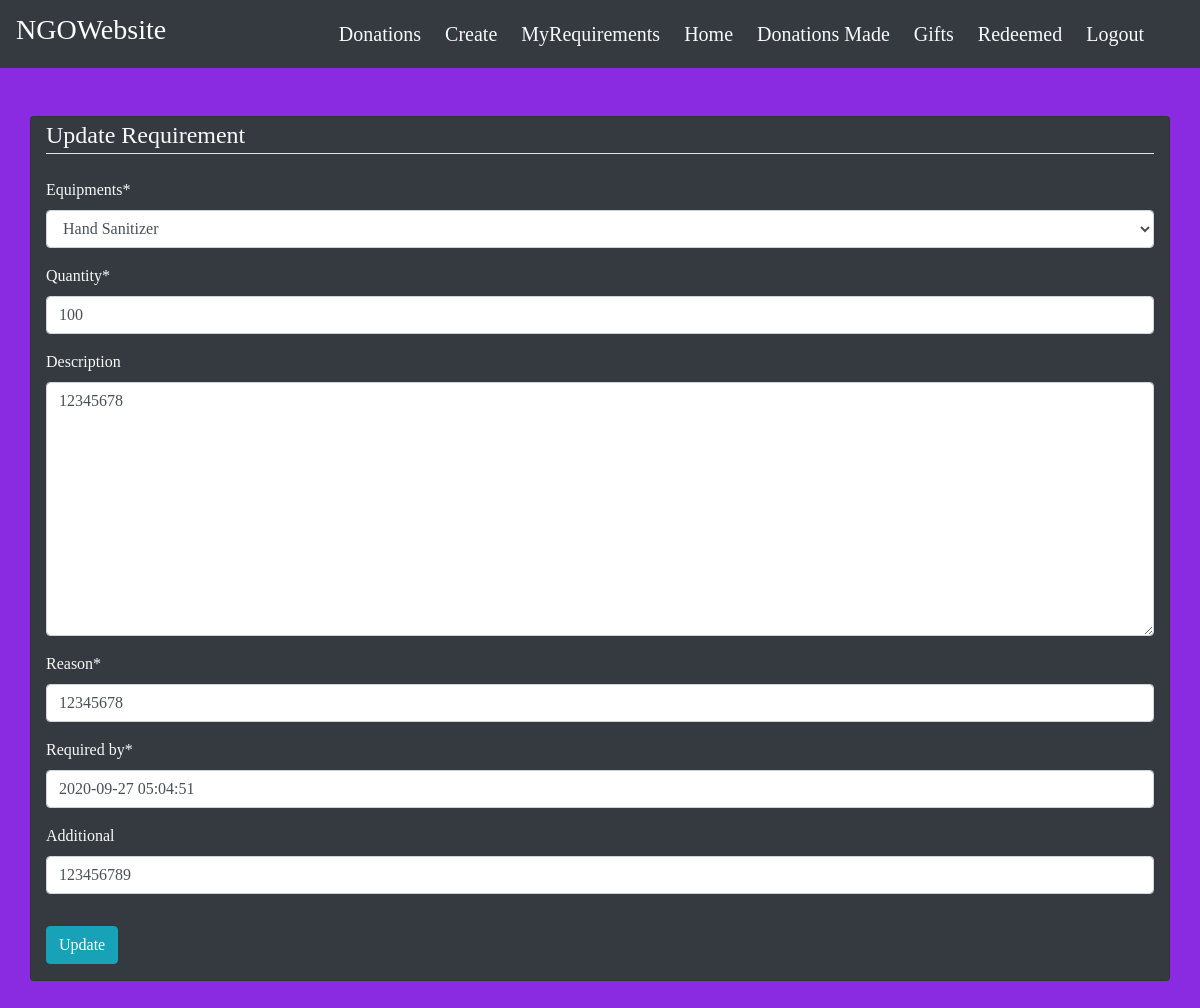
/update/4 (signed in), run on the app's committed database.
### main/models.py (models this page shows, shortened)
class Requirements(models.Model):
    EQUIPMENTS = (
        ('Thermometer', 'Thermometer'),
        ('Oximeter', 'Oximeter'),
        ('KN95 Mask', 'KN95 Mask'),
        ('PPE Kit', 'PPE Kit'),
        ('3M Mask', '3M Mask'),
        ('Protective Goggles', 'Protective Goggles'),
        ('Hand Sanitizer', 'Hand Sanitizer'),
        ('Gloves', 'Gloves'),
        ('Face Shield', 'Face Shield'),
        ('Test Kit', 'Test Kit'),
        ('Ventilators', 'Ventilators'),
        ('Beds', 'Beds'),
        ('Medicines', 'Medicines'),
        ('Others', 'Others'),
    )
    created_by = models.ForeignKey(User, on_delete=models.CASCADE)
    equipments = models.CharField(max_length=32,choices=EQUIPMENTS, blank=False)
    quantity = models.IntegerField(default=1, blank=False)
    description = models.TextField(blank=True)
    reason = models.CharField(max_length=255,blank=False)
    required_by = models.DateTimeField(default=timezone.now)
    additional = models.CharField(max_length=255,blank=True)

### main/decorators.py (the view)
    def wrapper_func(request, *args, **kwargs):
        user = request.user
        if user.is_NGO:
            return view_func(request, *args, **kwargs)
        else:
            return redirect('/')

### main/forms.py
class Requirementsform(forms.ModelForm):
    class Meta:
        model = Requirements
        fields = ['equipments','quantity','description','reason','required_by','additional',]

### main/views.py (called while the page is built)
@login_required
@ngo_required
def update(request,requirement_id):
    instance = Requirements.objects.get(id=requirement_id)
    if request.method == 'POST':
        form = Requirementsform(request.POST,instance=instance)
        if form.is_valid():
            form.save()
        return redirect('main:home')
    else:
        instance = Requirements.objects.get(id=requirement_id)
        form = Requirementsform(instance=instance)
        return render(request,'main/update.html',{'form':form})

### main/templates/main/update.html (shortened to what this page needs)
{% extends "main/layout.html" %}
{% load crispy_forms_tags %}
{% block content %}
<br />
<br />
<div class="form">
    <div class="container text-light">
        <div class="card bg-dark row">
            <div class="col-sm-12">
                <form method="POST">
                    <fieldset class="form-group">
                        <legend class="border-bottom mb-4">Update Requirement</legend>
                        {{ form|crispy }}
                    </fieldset>
                    <div class="form-group">
                        <button class="btn btn-info" type="submit">Update</button>
                    </div>
                </form>
            </div>
        </div>
    </div>
</div>
<br />
<br />
{% endblock content %}

### main/static/main/styles.css (style rules this page uses)
body { text-align: center; background-color:blueviolet !important; background-position: center; background-size: cover !important; font-family: cursive !important; }
.bg-dark { background-color: black !important; }

### data on the page
Requirements: equipments "Hand Sanitizer", quantity "100", description "12345678", reason "12345678", required_by "2020-09-27 05:04:51", additional "123456789"
